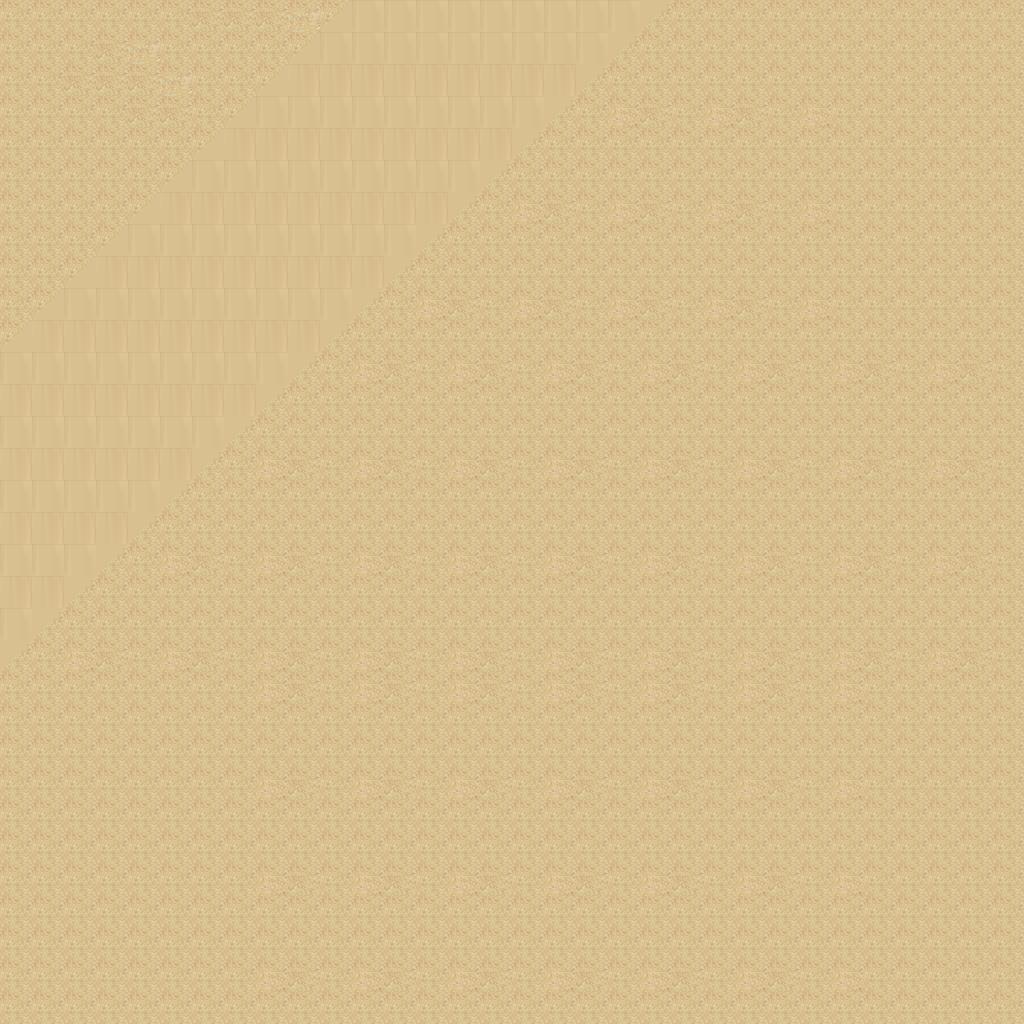

A level layout from a 2D game, rendered from its tile map. Below: a short description, then the map file with tile-grid data replaced by summaries:
An orthogonal 32x32 tile map with 32x32 px tiles, 1 tile layer (Tile Layer 1).

<map version="1.0" orientation="orthogonal" renderorder="right-down" width="32" height="32" tilewidth="32" tileheight="32" nextobjectid="1">
 <tileset firstgid="1" name="desert_5" tilewidth="32" tileheight="32" tilecount="48">
  <image source="../Images/map/desert_5.png" width="256" height="192" />
 </tileset>
 <layer name="Tile Layer 1" width="32" height="32">
  <data>[1024 cells, 1024 non-empty, 18 distinct tile ids]</data>
 </layer>
</map>